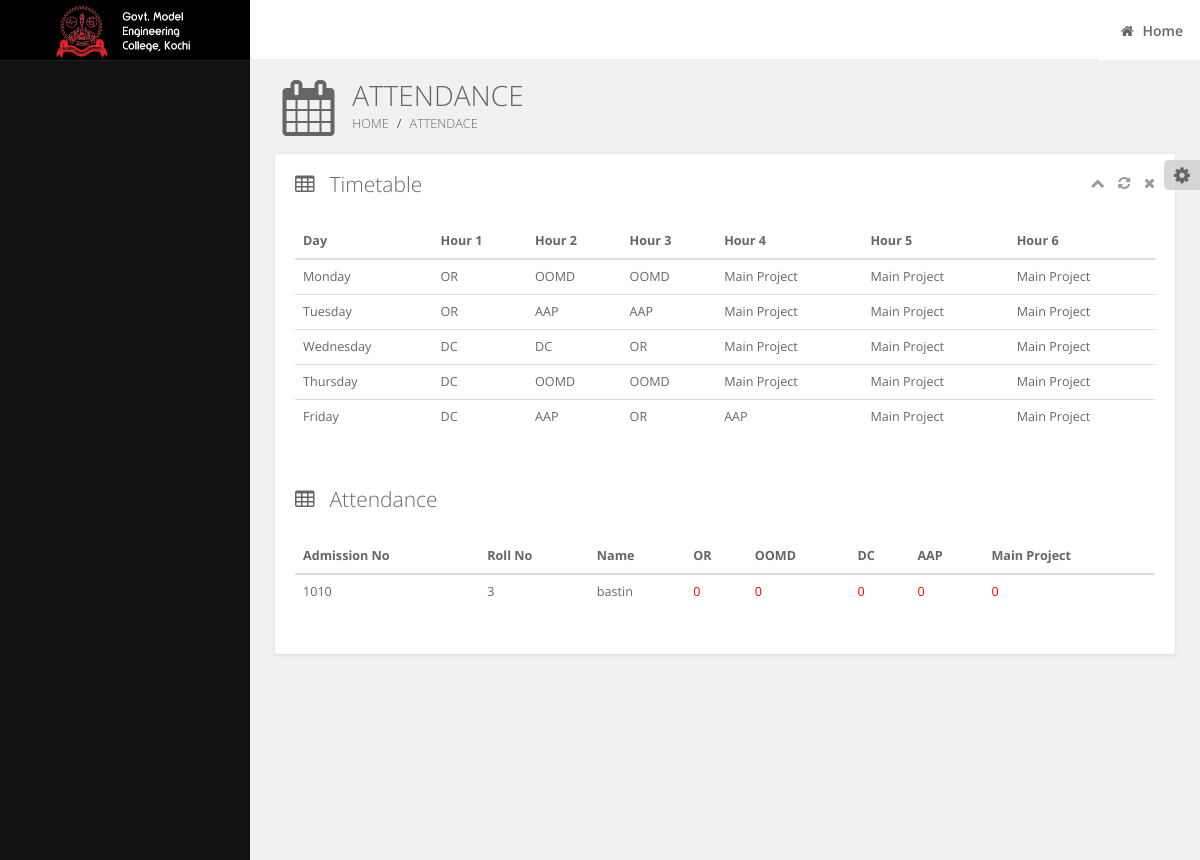
The app's page /timetable/CS8B with its own data.
### timetable/models.py (models this page shows, shortened)
@python_2_unicode_compatible
class Timetable(models.Model):
 classroom=models.ForeignKey('Classroom')
 day=models.CharField(max_length=20)
 hour1=models.ForeignKey('Subject',on_delete=models.CASCADE, related_name='+')
 hour2=models.ForeignKey('Subject',on_delete=models.CASCADE, related_name='+')
 hour3=models.ForeignKey('Subject',on_delete=models.CASCADE, related_name='+')
 hour4=models.ForeignKey('Subject',on_delete=models.CASCADE, related_name='+')
 hour5=models.ForeignKey('Subject',on_delete=models.CASCADE, related_name='+')
 hour6=models.ForeignKey('Subject',on_delete=models.CASCADE, related_name='+')

@python_2_unicode_compatible
class Subject(models.Model):
  subject_id=models.IntegerField()
  subject_name=models.CharField(max_length=20)

### login/models.py (models this page shows)
@python_2_unicode_compatible
class Students(models.Model):
 student_name = models.CharField(max_length=30)
 student_id=models.IntegerField(primary_key=True)
 admission_number= models.CharField(max_length=40)
 class_id=models.IntegerField()
 def __str__(self):
     return self.student_name

### timetable/views.py (the view, shortened to what this page needs)
# urls.py: url(r'^(?P<slug>.+)$', views.index, name='index'),
def index(request,slug):
  attendances = []
  attendances_list = []
  percentage=float(0)
  Class=Classroom.objects.get(slug=slug)
  timetable=Timetable.objects.all().filter(classroom__class_id=Class.class_id)
  studentlist=Students.objects.all().filter(class_id=Class.class_id).order_by('student_id')
  subjects=Subject.objects.all().order_by("subject_id")
  string='str'
  print studentlist
  for user in studentlist:
    attendances = []
    records=Record.objects.values('subject__subject_name').filter(student__student_id=user.student_id).annotate(the_count=Count('subject__subject_id')).order_by('subject_id')
    countings=Counting.objects.all().filter(classroom__class_id=user.class_id).order_by("subject_id")
    print countings
    countings=Counting.objects.all().filter(classroom__class_id=user.class_id).order_by("subject_id")
    for counting in countings:
      if percentage==0:
        percentage = ('%f' % percentage).rstrip('0').rstrip('.')
        attendances.append(float(percentage))
      percentage=float(0)
    attendances_list.append(attendances)
  attendances_list=zip(studentlist,attendances_list)
  return render(request, 'timetable/index.html', {'slug':slug,'studentlist':studentlist,'timetable': timetable,'attendances_list':attendances_list,'subjects':subjects})

### attendance/models.py (called while the page is built)
 def __str__(self):
    return (self.subject.subject_name+' '+self.classroom.department+str(self.classroom.semester)+self.classroom.section)

### login/templatetags/conversion.py (called while the page is built)
@register.filter()
def to_float(attendance):
    return float(attendance)

@register.filter()
def round(attendance):
    return ('%f' % float(attendance)).rstrip('0').rstrip('.')

@register.filter()
def get_type(value):
    if type(value)==str:
        return('str')
    elif type(value)==int:
        return('int')
    elif type(value)==float:
        return('float')

### timetable/templates/timetable/index.html (shortened to what this page needs)
{% load static %}
<!DOCTYPE html>
<html lang="en">
<head>
	<link rel="stylesheet" href="{% static 'assets/plugins/bootstrap/css/bootstrap.min.css' %}">
	<link rel="stylesheet" href="{% static 'assets/plugins/font-awesome/css/font-awesome.min.css' %}">
	<link rel="stylesheet" href="{% static 'assets/plugins/pace/pace-theme-minimal.css' %}">
	<link rel="stylesheet" href="{% static 'assets/css/main.css' %}">
	<link rel="stylesheet" href="{% static 'assets/css/skins.css' %}">
</head>
<body class="skin-dark">
	<header class="header">
		<a href="#" class="logo">
			<img src="{% static 'assets/img/logo.png' %}" alt="MEC   " height="65">
		</a>
		<nav class="navbar navbar-static-top" role="navigation">
            <div class="navbar-right">
                <ul class="nav navbar-nav">
                    <li class="profile-menu">
                        <a href="/login">
                            <i class="fa fa-home"></i>
                            <span class="username">Home</span>
                        </a>
                    </li>
                </ul>
            </div>
		</nav>
	</header>
	<div class="wrapper row-offcanvas row-offcanvas-left">
		<aside class="left-side sidebar-offcanvas">
		</aside>
		<aside class="right-side">
			<section class="content-header">
				<i class="fa fa-calendar"></i>
				<span>Attendance</span>
				<ol class="breadcrumb">
					<li><a href="index.html">Home</a></li>
					<li class="active"><a href="">Attendace</a></li>
				</ol>
			</section>
			<section class="content">
				<div class="row">
					<div class="col-md-12">
                        <div class="grid no-border">
                            <div class="grid-header">
                                <i class="fa fa-table"></i>
                                <span class="grid-title">Timetable</span>
                                <div class="pull-right grid-tools">
                                    <a data-widget="collapse" title="Collapse"><i class="fa fa-chevron-up"></i></a>
                                    <a data-widget="reload" title="Reload"><i class="fa fa-refresh"></i></a>
                                    <a data-widget="remove" title="Remove"><i class="fa fa-times"></i></a>
                                </div>
                            </div>
                            <div class="grid-body">
                                <div class="table-responsive">
                                    <table class="table table-hover">
                                        <thead>
                                            <tr>
                                                <th>Day</th>
                                                <th>Hour 1</th>
                                                <th>Hour 2</th>
                                                <th>Hour 3</th>
                                                <th>Hour 4</th>
                                                <th>Hour 5</th>
                                                <th>Hour 6</th>
                                            </tr>
                                        </thead>
                                        <tbody>
                                            {% for entry in timetable %}
                                            <tr>
                                                <td> {{ entry.day }} </td> <td>{{ entry.hour1.subject_name }}</td><td> {{ entry.hour2.subject_name }}</td> <td>{{ entry.hour3.subject_name }}</td><td> {{ entry.hour4.subject_name }} </td><td>{{ entry.hour5.subject_name }}</td><td> {{ entry.hour6.subject_name }}</td>
                                            </tr>
                                            {% endfor %}
                                        </tbody>
                                    </table>
                                </div>
                            </div>
                            <div class="grid-header">
                                <i class="fa fa-table"></i>
                                <span class="grid-title">Attendance</span>
                            </div>
                            <div class="grid-body">
                                <div class="table-responsive">
                                    <table class="table table-hover">
                                        <thead>
                                            <tr>
												<th>Admission No</th>
												<th>Roll No</th>
												<th>Name</th>
												{%for subject in subjects%}
												<th>{{subject.subject_name}}</th>
												{%endfor%}
                                            </tr>
                                        </thead>
                                        <tbody>
												{% load conversion %}
												{%for user in attendances_list%}
                                            <tr>
												<td>{{user.0.admission_number}}</td>
												<td>{{user.0.student_id}}</td>
												<td>{{user.0.student_name}}</td>
													{%for attendance in user.1%}
													{%if attendance|get_type == 'str'%}
												<td>{{attendance}}</td>
													{%else%}
													{%if attendance|to_float >= 75 %}
													<td><p >{{attendance|round}}</p></td>
												{%else%}
													<td><p  style="color:red;">{{attendance|round}}</p></td>
												{%endif%}
													{%endif%}
													{%endfor%}
											</tr>
											{%endfor%}
                                        </tbody>
                                    </table>
                                </div>
                            </div>
                        </div>
                    </div>
				</div>
			</section>
		</aside>
	</div>
</body>
</html>

### static/assets/css/main.css (style rules this page uses)
html, body { overflow-x: hidden !important; font-family: 'Open Sans', sans-serif; min-height: 100%; background: #f1f1f1; }
a { color: #428bca; }
.wrapper { min-height: 100%; }
.wrapper:before, .wrapper:after { display: table; content: " "; }
.wrapper:after { clear: both; }
body .header, body .navbar { position: fixed; }
body .wrapper { margin-top: 60px; }
body .header { position: absolute; top: 0; left: 0; right: 0; }
body .navbar { background: #ffffff;; left: 0; right: 0; }
.left-side, .right-side { min-height: 100%; display: block; }
.left-side { position: absolute; width: 250px; top: 0; z-index: 999; font-size: 0.9em; }
.right-side { background-color: #f9f9f9; color: #666666; margin-left: 250px; overflow: hidden; }
.no-border { border: 0px !important; }
body > .header { position: relative; max-height: 100px; z-index: 1000; }
body > .header .logo { float: left; line-height: 60px; padding: 0 10px; width: 250px; height: 60px; display: block; position: fixed; min-width: 250px; min-height: 60px; margin-right: auto; margin-left: auto; text-align: center; display: table-cell; vertical-align: middle; }
body > .header .navbar { height: 60px; margin-bottom: 0; margin-left: 250px; }
.navbar { border-bottom: 1px solid #eee; }
.navbar .nav a, .navbar .sidebar-toggle .fa-bars { color: #666666; }
.navbar-nav { margin: 14px 56px 0 0; }
.navbar .navbar-right { background-color: #fff; padding-left: 15px; height: 60px }
.navbar .navbar-right > .nav { margin-right: 10px; }
.navbar-right .username { padding-left: 5px; }
.navbar-menu, .profile-menu { position: absolute; background-color: #fff; }
.navbar-right ul.navbar-nav > li > a { background: none; margin-right: 0; font-size: 0.9em; }
.navbar-right ul.navbar-nav > li.navbar-menu > a, .navbar-right ul.navbar-nav > li.profile-menu > a { padding: 7px; font-size: 1em; font-weight: 600; }
.navbar-right ul.navbar-nav > li { margin-right: 16px; }
.navbar-right ul.navbar-nav > li.profile-menu { margin-right: 0; }
ul.navbar-nav > li > a { color: #8e8e93; padding: 2px 6px; margin-right: 15px; }
.right-side > .content-header { padding: 15px 20px 1px 25px; background: #f1f1f1; box-shadow: none; }
.right-side > .content-header > span { margin: 0; font-size: 2em; font-weight: 300; text-transform: uppercase; }
.right-side > .content-header > .fa { font-size: 4em; text-align: center; margin: 0; width: 1.2em; height: 1.2em; margin-right: 10px; float: left; line-height: 1.2em; }
.right-side > .content-header > .breadcrumb { background: transparent; margin-top: 0; padding: 0; font-size: 0.9em; font-weight: 300; text-transform: uppercase; }
.right-side > .content-header > .breadcrumb > li > a { color: #666666; }
.right-side > .content-header > .breadcrumb > li + li:before { content: "\002f \0020"; color: #000000; }
.right-side > .content { padding: 0px 25px 25px 25px; background: #f1f1f1; }
@media screen and (min-width: 992px) { .left-side { top: 60px; } }
.grid { position: relative; width: 100%; background: #fff; color: #666666; border-radius: 2px; margin-bottom: 25px; box-shadow: 0px 1px 4px rgba(0, 0, 0, 0.1); }
.grid .grid-header { position: relative; border-bottom: 1px solid #ddd; padding: 15px 10px 10px 20px; }
.grid .grid-header:before, .grid .grid-header:after { display: table; content: " "; }
.grid .grid-header:after { clear: both; }
.grid .grid-header span, .grid .grid-header > .fa { display: inline-block; margin: 0; font-weight: 300; font-size: 1.5em; float: left; }
.grid .grid-header span { padding: 0 5px; }
.grid .grid-header > .fa { padding: 5px 10px 0 0; }
.grid .grid-header > .grid-tools { padding: 4px 10px; }
.grid .grid-header > .grid-tools a { color: #999999; padding-left: 10px; cursor: pointer; }
.grid .grid-body { padding: 15px 20px 15px 20px; font-size: 0.9em; line-height: 1.9em; }
.grid.no-border > .grid-header { border-bottom: 0px !important; }
img { vertical-align: middle; }

### static/assets/css/skins.css (style rules this page uses)
.skin-dark .logo { background-color: #000000; }
.skin-dark .left-side { background: #111111; }

### records on screen
Timetable: day "Monday", hour1.subject_name "OR", hour2.subject_name "OOMD", hour3.subject_name "OOMD", hour4.subject_name "Main Project", hour5.subject_name "Main Project", hour6.subject_name "Main Project"
Timetable: day "Tuesday", hour1.subject_name "OR", hour2.subject_name "AAP", hour3.subject_name "AAP", hour4.subject_name "Main Project", hour5.subject_name "Main Project", hour6.subject_name "Main Project"
Timetable: day "Wednesday", hour1.subject_name "DC", hour2.subject_name "DC", hour3.subject_name "OR", hour4.subject_name "Main Project", hour5.subject_name "Main Project", hour6.subject_name "Main Project"
Timetable: day "Thursday", hour1.subject_name "DC", hour2.subject_name "OOMD", hour3.subject_name "OOMD", hour4.subject_name "Main Project", hour5.subject_name "Main Project", hour6.subject_name "Main Project"
Timetable: day "Friday", hour1.subject_name "DC", hour2.subject_name "AAP", hour3.subject_name "OR", hour4.subject_name "AAP", hour5.subject_name "Main Project", hour6.subject_name "Main Project"
Subject: subject_name "OR"
Subject: subject_name "OOMD"
Subject: subject_name "DC"
Subject: subject_name "AAP"
Subject: subject_name "Main Project"
Students: admission_number "1010", student_id "3", student_name "bastin", 1 "0" "0" "0" "0" "0"
